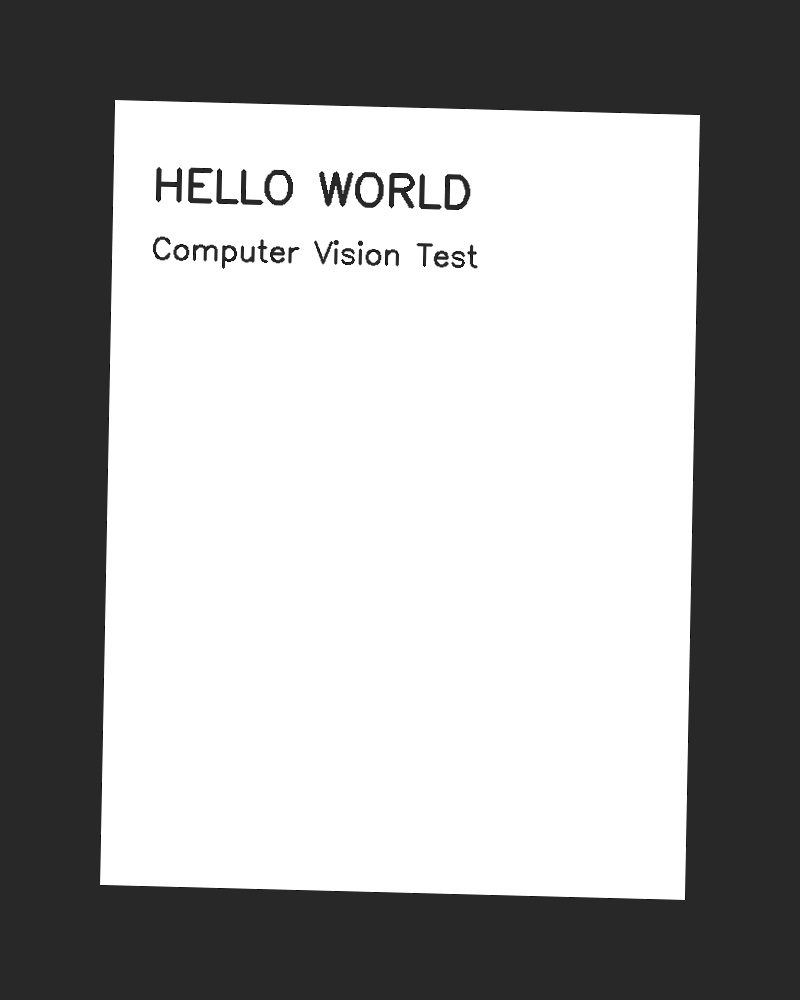
#> input picture sample_images/sample_receipt.jpg, 800 x 1000 px
$ python -i enhancer.py   (imports and definitions only)
#> lines starting #> are read from the running program, lines starting #| are printed output that depends on the picture; after the words box and inside, x2 and y2 are one past the last pixel; in counts of white or black regions, pixels touching at a corner belong together
#> further down, picture is the input picture: shape (1000, 800, 3); min 0, max 255, mean 161.7
"""
enhancer.py
-----------
Module 2: Image Enhancement & Binarization.

Responsible for:
    * Converting the warped document to grayscale
    * Denoising
    * Adaptive thresholding (binarization) to produce a clean, scanner-like
      black-and-white page, improving downstream OCR accuracy.

Concepts used (CSE3010 syllabus):
    - Image Enhancement / Restoration     -> Module 1
    - Histogram Processing (CLAHE)        -> Module 1
    - Filtering / denoising               -> Module 1
"""

from __future__ import annotations

import logging

import cv2
import numpy as np

logger = logging.getLogger("doc_scanner.enhancer")


def enhance_document(
    image: np.ndarray,
    apply_clahe: bool = True,
    denoise_strength: int = 9,
    adaptive_block_size: int = 25,
    adaptive_c: int = 15,
) -> np.ndarray:
    """
    Enhance a warped document image and binarize it into a clean scan.

    Steps: grayscale -> (optional) CLAHE contrast equalization ->
    denoise -> adaptive threshold.
    """
#> called with apply_clahe = True, denoise_strength = 9, adaptive_block_size = 25, adaptive_c = 15
    if image is None or image.size == 0:
        raise ValueError("enhance_document received an empty image.")

    gray = cv2.cvtColor(image, cv2.COLOR_BGR2GRAY)

    if apply_clahe:
        clahe = cv2.createCLAHE(clipLimit=2.0, tileGridSize=(8, 8))
        gray = clahe.apply(gray)
        logger.debug("Applied CLAHE histogram equalization.")

    denoised = cv2.fastNlMeansDenoising(gray, h=denoise_strength)

    block_size = adaptive_block_size if adaptive_block_size % 2 == 1 else adaptive_block_size + 1
    binarized = cv2.adaptiveThreshold(
        denoised,
        255,
        cv2.ADAPTIVE_THRESH_GAUSSIAN_C,
        cv2.THRESH_BINARY,
        block_size,
        adaptive_c,
    )
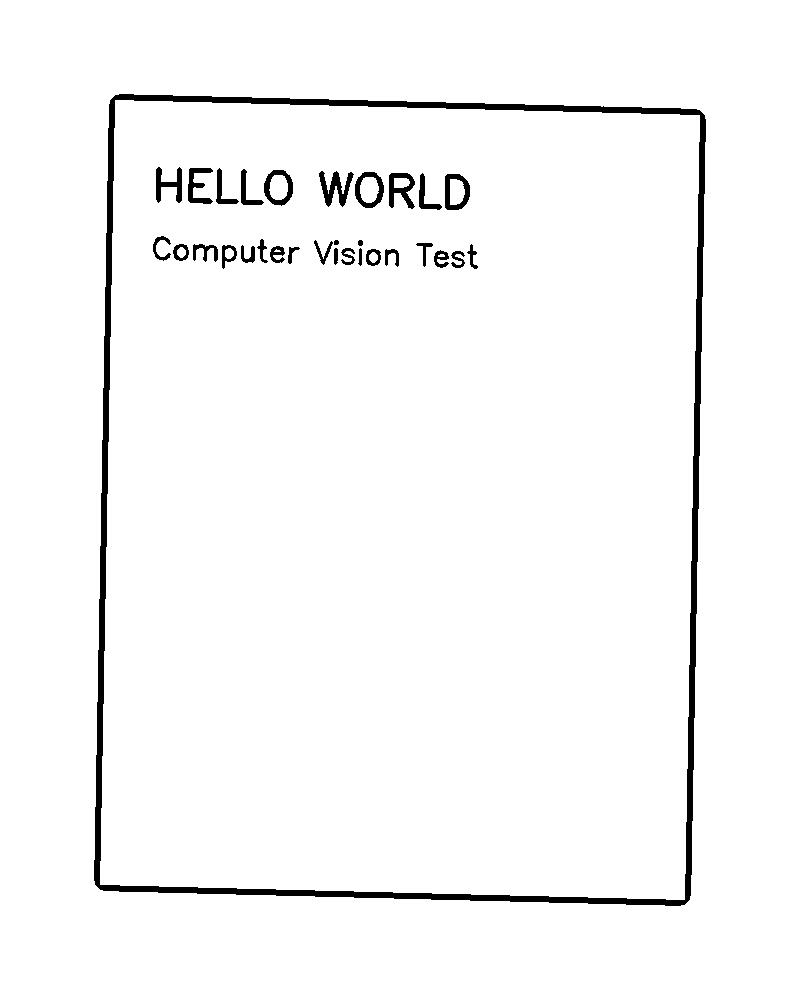
#> binarized: shape (1000, 800); 97.2% white; 31 black regions, largest, box (x1, y1, x2, y2) and area: (94, 94, 706, 906) 16480, (319, 171, 354, 207) 568, (389, 173, 415, 209) 484

    logger.info("Enhancement + binarization complete.")
    return binarized


def sharpen(image: np.ndarray) -> np.ndarray:
    """Apply a mild unsharp-mask style sharpening kernel."""
    kernel = np.array([[0, -1, 0], [-1, 5, -1], [0, -1, 0]])
    return cv2.filter2D(image, -1, kernel)

>>> import cv2
>>> picture = cv2.imread('../sample_images/sample_receipt.jpg')
>>> result = enhance_document(picture)
